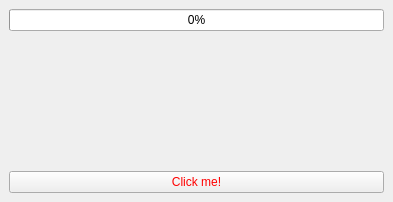
<?xml version="1.0" encoding="UTF-8"?>
<ui version="4.0">
 <class>MainWindow</class>
 <widget class="QMainWindow" name="MainWindow">
  <property name="geometry">
   <rect>
    <x>0</x>
    <y>0</y>
    <width>393</width>
    <height>202</height>
   </rect>
  </property>
  <property name="windowTitle">
   <string>Login</string>
  </property>
  <property name="windowIcon">
   <iconset resource="Resources.qrc">
    <normaloff>:/images/icon_login.jpg</normaloff>:/images/icon_login.jpg</iconset>
  </property>
  <property name="styleSheet">
   <string notr="true">#centralwidget {
	background-image: url(:/Resources/images/background.jpg);
}</string>
  </property>
  <widget class="QWidget" name="centralwidget">
   <property name="styleSheet">
    <string notr="true"/>
   </property>
   <layout class="QVBoxLayout" name="verticalLayout_2">
    <item>
     <layout class="QVBoxLayout" name="verticalLayout">
      <item>
       <widget class="QProgressBar" name="progressBar">
        <property name="value">
         <number>0</number>
        </property>
       </widget>
      </item>
      <item>
       <widget class="QLabel" name="label">
        <property name="text">
         <string/>
        </property>
       </widget>
      </item>
      <item>
       <widget class="QPushButton" name="pushButton">
        <property name="styleSheet">
         <string notr="true">color: red;</string>
        </property>
        <property name="text">
         <string>Click me!</string>
        </property>
       </widget>
      </item>
     </layout>
    </item>
   </layout>
  </widget>
 </widget>
 <resources>
  <include location="Resources.qrc"/>
 </resources>
 <connections/>
</ui>
